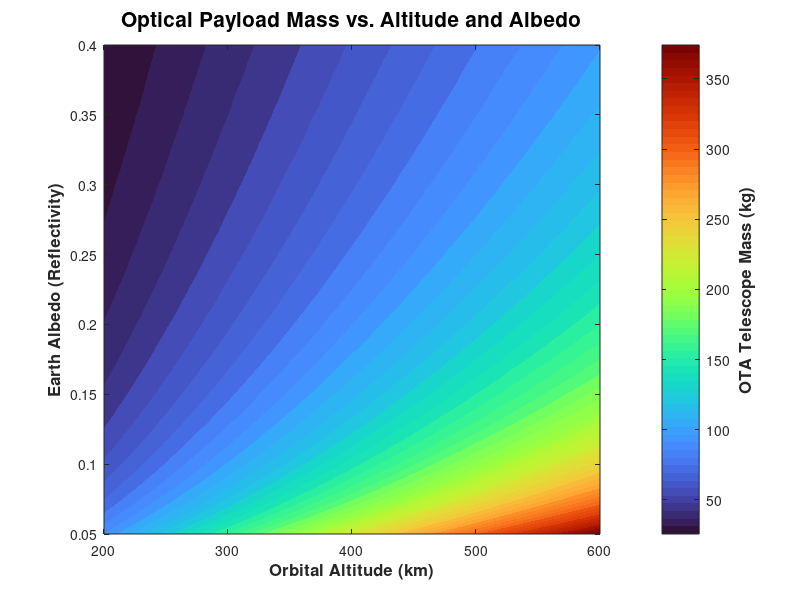

This chart was generated by the following MATLAB code: (Note: this script raises an error after producing the figure.)
% =========================================================================
% --- ALBEDO VS ALTITUDE: OPTICAL MASS SENSITIVITY (HEATMAP) ---
% =========================================================================

% 1. Define the High-Resolution Grid
altRange = linspace(200, 600, 100);     % X-Axis: Altitude (km)
albedoRange = linspace(0.05, 0.4, 100); % Y-Axis: Earth Albedo

[AltGrid, AlbedoGrid] = meshgrid(altRange, albedoRange);
OtaMassGrid = zeros(size(AltGrid));

% 2. Optical Constants
Q_so = 500; 
T_opt = 0.85; 
Q_eff = 0.9; 
h_p = 6.63e-34; 
c = 3e8; 
gsd = 1.0; 
wavelength = 500e-9; 
minAperture = 0.1; 
mu = 3.986e5; 
r_earth = 6371; 

% 3. Run the Vectorized Sensitivity Loop
for i = 1:size(AltGrid, 1)
    for j = 1:size(AltGrid, 2)
        h = AltGrid(i,j);
        a = AlbedoGrid(i,j);
        
        % Orbital Math
        velocity = sqrt(mu / (r_earth + h)); 
        slantRangeM = h * 1000; 
        velocityM = velocity * 1000;
        t_integration = gsd / velocityM; 
        
        % The Signal Shortcut
        signalConst = Q_so * a * (gsd^2) * (1/(8 * slantRangeM^2)) * ...
                      (wavelength / (h_p * c)) * T_opt * Q_eff * t_integration; 
        
        exactAperture = sqrt(10000 / signalConst);
        finalAperture = ceil(exactAperture * 1000) / 1000; % Round up to mm
        
        if finalAperture < minAperture
            finalAperture = minAperture;
        end
        
        % OTA Mass Equation
        OtaMassGrid(i,j) = 146 * (finalAperture ^ 1.27);
    end
end

% 4. Plot the 2D Heatmap
figure('Name', 'OTA Mass Heatmap', 'Color', 'w', 'Position', [150, 150, 800, 550]);

% contourf creates a beautiful, smooth filled contour heatmap (50 color levels)
contourf(AltGrid, AlbedoGrid, OtaMassGrid, 50, 'LineStyle', 'none');

% Formatting the Heatmap
colormap('turbo'); % High contrast colormap (dark blue to dark red)
cbar = colorbar;
ylabel(cbar, 'OTA Telescope Mass (kg)', 'FontWeight', 'bold', 'FontSize', 12);

xlabel('Orbital Altitude (km)', 'FontWeight', 'bold', 'FontSize', 12);
ylabel('Earth Albedo (Reflectivity)', 'FontWeight', 'bold', 'FontSize', 12);
title('Optical Payload Mass vs. Altitude and Albedo', 'FontSize', 15, 'FontWeight', 'bold');
subtitle('System packaging constraint mapping (SNR = 100)');

% Add a point for your chosen baseline design (Optional but highly recommended)
% Let's assume you locked in at 330.5 km altitude and 0.2 albedo
hold on;
plot(330.5, 0.2, 'wp', 'MarkerSize', 16, 'MarkerFaceColor', 'k', 'LineWidth', 1.5);
%text(340, 0.21, 'Phase B Baseline', 'Color', 'k', 'FontWeight', 'bold', 'FontSize', 11, 'BackgroundColor', 'w');

grid on;
% =========================================================================
